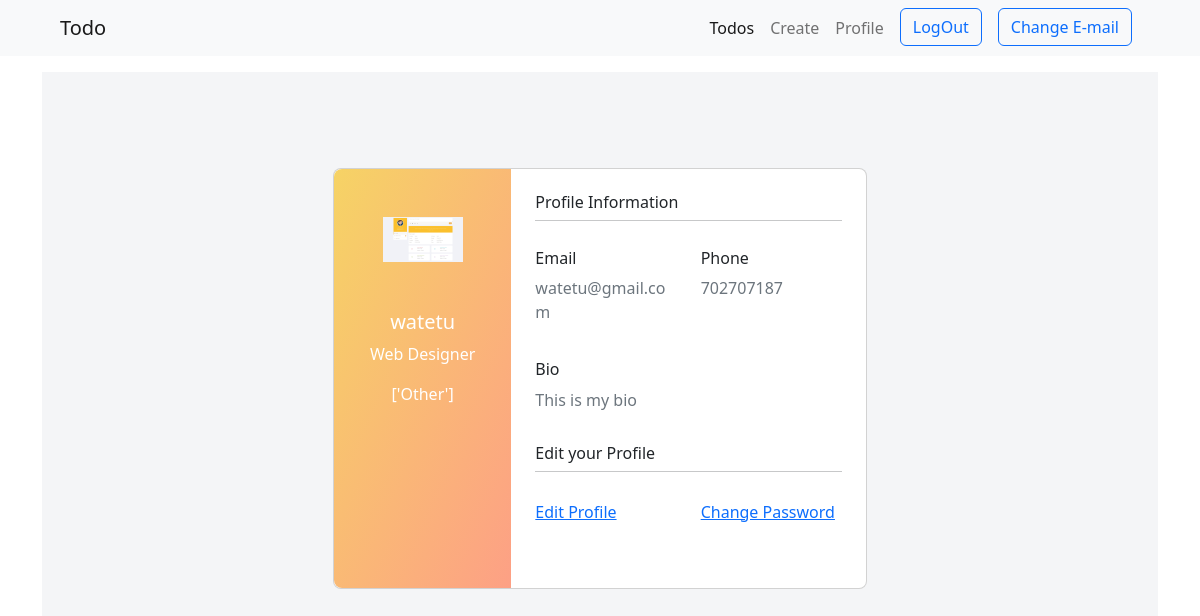
Page /users/profile (signed in) on the earlier database version.
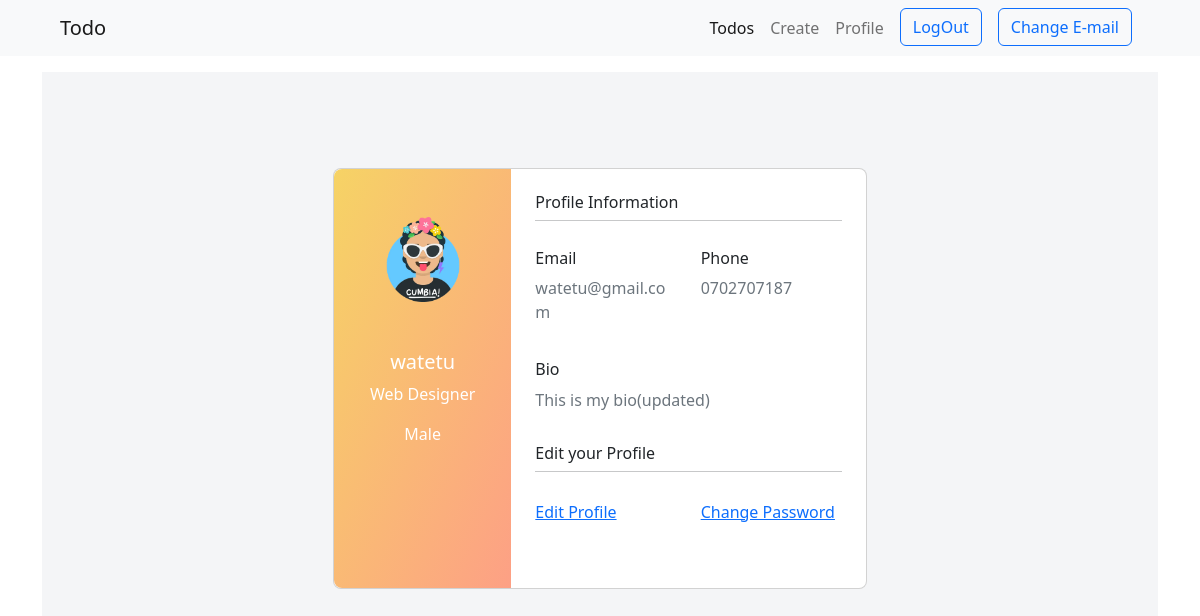
Same page on the later database version.
### local_users/models.py (models this page shows, shortened)
class Profile(models.Model):
    user = models.OneToOneField(User, on_delete=models.CASCADE)
    bio = models.TextField(blank=True, null=True)
    image = models.ImageField(
        upload_to='images', default="./images/profile.webp")

class User(AbstractUser):
    phone_number = models.CharField(max_length=15, null=True, blank=True)
    gender = models.CharField(
        max_length=200, choices=GENDER, null=True, blank=True)

### local_users/views.py (the view)
# urls.py: path('profile', views.profile, name='profile'),
@login_required(login_url='account_login')
def profile(request):
    user = request.user
    profile = get_object_or_404(Profile, user=user)
    context = {
        'profile': profile
    }
    print(f"My image is {profile.bio}")
    return render(request, './profile.html', context)

### local_users/templates/profile.html (shortened to what this page needs)
{% extends './base.html' %}
{% load static%}
{% block content %}
<section>
<section class="vh-100 " style="background-color: #f4f5f7;">
  <div class="container py-5 h-100">
    <div class="row d-flex justify-content-center h-100 mt-5">
      <div class="col col-lg-6 mb-4 mb-lg-0">
        <div class="card mb-3" style="border-radius: .5rem;">
          <div class="row g-0">
            <div class="col-md-4 gradient-custom text-center text-white"
              style="border-top-left-radius: .5rem; border-bottom-left-radius: .5rem;">
              <img src="{{profile.image.url}}"
                alt="Avatar" class="img-fluid my-5" style="width: 80px;" />
              <h5>{{profile.user.username}}</h5>
              <p>Web Designer</p>
              <p>{{profile.user.gender}}</p>
            </div>
            <div class="col-md-8">
              <div class="card-body p-4">
                <h6>Profile Information</h6>
                <hr class="mt-0 mb-4">
                <div class="row pt-1">
                  <div class="col-6 mb-3">
                    <h6>Email</h6>
                    <p class="text-muted">{{profile.user.email}}</p>
                  </div>
                  <div class="col-6 mb-3">
                    <h6>Phone</h6>
                    <p class="text-muted">{{profile.user.phone_number}}</p>
                  </div>
                </div>
                <div class="row pt-1">
                  <div class="col-12 mb-3">
                    <h6>Bio</h6>
                    {% if profile.bio %}
                    <p class="text-muted">{{profile.bio}}
                      {% else %}
                  <p class="text-muted"> Add your bio by clicking the edit button</p>
                  {% endif %}
                    </p>
                  </div>
                </div>
                <h6>Edit your Profile</h6>
                <hr class="mt-0 mb-4">
                <div class="row pt-1">
                  <div class="col-6 mb-3">
                  <a href="{% url 'update_profile' %}">Edit Profile</a>
                  </div>
                  <div class="col-6 mb-3">
                    <a href="{% url 'account_change_password' %}">Change Password</a>
                  </div>
                </div>
                <div class="d-flex justify-content-start">
                  <a href="#!"></a>
                  <a href="#!"></a>
                </div>
              </div>
            </div>
          </div>
        </div>
      </div>
    </div>
  </div>
</section>
</section>
{% endblock %}

### templates/base.html (shortened to what this page needs)
<!DOCTYPE html>
{% load static %}
<html lang="en">
  <head>
    <link
      href="https://cdn.jsdelivr.net/npm/bootstrap@5.2.3/dist/css/bootstrap.min.css"
      rel="stylesheet"
    />
    <link rel="stylesheet" href="{% static 'css/style.css' %}" />
  </head>
  <body>
    <nav class="navbar navbar-expand-lg bg-light px-5">
      <div class="container-fluid">
        <a class="navbar-brand" href="#">Todo</a>
        <div
          class="collapse navbar-collapse justify-content-end"
          id="navbarNav"
        >
          <ul class="navbar-nav">
            {% if request.user.is_authenticated %}
            <li class="nav-item">
              <a
                class="nav-link active"
                aria-current="page"
                href="{% url 'todos' %}"
                >Todos</a
              >
            </li>
            <li class="nav-item">
              <a class="nav-link" href="{% url 'create'%}">Create</a>
            </li>
            <li class="nav-item">
              <a class="nav-link" href="{% url 'profile'%}">Profile</a>
            </li>
            <li class="nav-item  mx-md-2">
              <a class="btn btn-outline-primary" href="{% url 'account_logout' %}" role="button"
                >LogOut</a
              >
            </li>
             <li class="mt-3 mt-md-0 mx-md-2">
              <a class="btn btn-outline-primary" href="{% url 'account_email' %}">Change E-mail</a>
            </li>
            {% endif %}
          </ul>
        </div>
      </div>
    </nav>
    <div class="container">{% block content %} {% endblock %}</div>
  </body>
</html>

### static/css/style.css (style rules this page uses)
.gradient-custom { background: #f6d365; background: -webkit-linear-gradient(to right bottom, rgba(246, 211, 101, 1), rgba(253, 160, 133, 1)); background: linear-gradient(to right bottom, rgba(246, 211, 101, 1), rgba(253, 160, 133, 1)) }

Differences in the rows shown:
changed Profile "watetu": image: a different picture; user.gender "['Other']" → "Male"; user.phone_number "702707187" → "0702707187"; bio "This is my bio" → "This is my bio(updated)"
